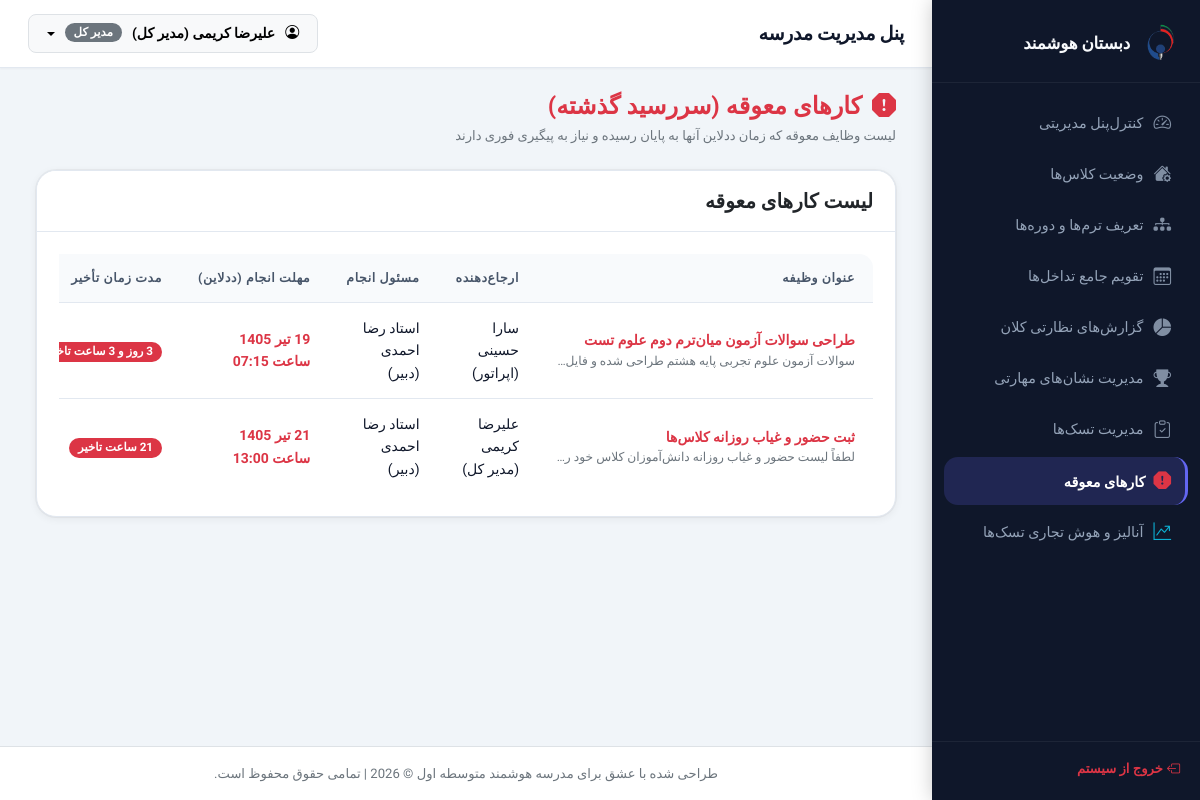
The app's page /overdue_tasks.php (signed in) with its own data.
### tables this page shows
CREATE TABLE `tasks` (
  `id` int(11) NOT NULL,
  `template_id` int(11) DEFAULT NULL,
  `title` varchar(255) NOT NULL,
  `description` text DEFAULT NULL,
  `created_by` int(11) NOT NULL,
  `assigned_to` int(11) NOT NULL,
  `task_type` enum('routine','custom') NOT NULL,
  `priority` enum('normal','urgent','critical') DEFAULT 'normal',
  `status` enum('todo','in_progress','done') DEFAULT 'todo',
  `deadline` datetime NOT NULL,
  `attachment_path` varchar(255) DEFAULT NULL,
  `timer_seconds` int(11) DEFAULT 0,
  `timer_last_started` datetime DEFAULT NULL,
  `is_timer_running` tinyint(4) DEFAULT 0,
  `created_at` timestamp NOT NULL DEFAULT current_timestamp(),
  `updated_at` timestamp NOT NULL DEFAULT current_timestamp() ON UPDATE current_timestamp()
);

CREATE TABLE `users` (
  `id` int(11) NOT NULL,
  `national_code` varchar(10) NOT NULL,
  `username` varchar(50) NOT NULL,
  `password` varchar(255) NOT NULL,
  `role` enum('student','teacher','parent','operator','admin') NOT NULL,
  `full_name` varchar(100) NOT NULL,
  `email` varchar(100) DEFAULT NULL,
  `phone` varchar(11) DEFAULT NULL,
  `status` tinyint(4) DEFAULT 1,
  `created_at` timestamp NOT NULL DEFAULT current_timestamp(),
  `avatar_path` varchar(255) DEFAULT NULL
);

### config/helpers.php (called while the page is built, shortened)
<?php
function get_role_fa($role) {
    switch ($role) {
        case 'admin':
            return 'مدیر کل';
        case 'teacher':
            return 'دبیر';
    }
}
function to_shamsi($gregorian_date_str) {
    $timestamp = strtotime($gregorian_date_str);
    $months = [
        1 => "فروردین", 2 => "اردیبهشت", 3 => "خرداد", 4 => "تیر", 5 => "مرداد", 6 => "شهریور",
        7 => "مهر", 8 => "آبان", 9 => "آذر", 10 => "دی", 11 => "بهمن", 12 => "اسفند"
    ];
    $gy = date('Y', $timestamp);
    $gm = date('n', $timestamp);
    $gd = date('j', $timestamp);
    $jalali = gregorian_to_jalali_array($gy, $gm, $gd);
    return $jalali['d'] . ' ' . $months[$jalali['m']] . ' ' . $jalali['y'];
}
function gregorian_to_jalali_array($gy, $gm, $gd) {
    $g_d_m = [0, 31, 59, 90, 120, 151, 181, 212, 243, 273, 304, 334];
    $gy = (int)$gy;
    $gm = (int)$gm;
    $gd = (int)$gd;
    if ($gy > 1600) {
        $jy = 979;
        $gy -= 1600;
    } else {
        $jy = 0;
        $gy -= 621;
    }
    $gy2 = ($gm > 2) ? ($gy + 1) : $gy;
    $days = (365 * $gy) + (int)(($gy2 + 3) / 4) - (int)(($gy2 + 99) / 100) + (int)(($gy2 + 399) / 400) - 80 + $gd + $g_d_m[$gm - 1];
    $jy += 33 * (int)($days / 12053);
    $days %= 12053;
    $jy += 4 * (int)($days / 1461);
    $days %= 1461;
    $jy += (int)(($days - 1) / 365);
    if ($days > 365) {
        $days = ($days - 1) % 365;
    }
    if ($days < 186) {
        $jm = 1 + (int)($days / 31);
        $jd = 1 + ($days % 31);
    } else {
        $jm = 7 + (int)(($days - 186) / 30);
        $jd = 1 + (($days - 186) % 30);
    }
    return ['y' => $jy, 'm' => $jm, 'd' => $jd];
}
?>

### overdue_tasks.php (the view, shortened to what this page needs)
<?php
require_once 'includes/header.php';
$userRole = $currentUser['role'];
try {
    if ($userRole === 'admin' || $userRole === 'operator') {
        $stmt = $pdo->prepare("SELECT t.*,
            u_creator.full_name as creator_name,
            u_assignee.full_name as assignee_name, u_assignee.role as assignee_role
            FROM `tasks` t
            JOIN `users` u_creator ON t.created_by = u_creator.id
            JOIN `users` u_assignee ON t.assigned_to = u_assignee.id
            WHERE t.status != 'done' AND t.deadline < NOW()
            ORDER BY t.deadline ASC");
        $stmt->execute();
    }
    $overdueList = $stmt->fetchAll();
} catch (PDOException $e) {
    die("خطا در واکشی کارهای معوقه: " . $e->getMessage());
}
?>
<div class="container-fluid">
    <div class="d-flex justify-content-between align-items-center mb-4">
        <div>
            <h4 class="fw-bold mb-1 text-danger"><i class="bi bi-exclamation-octagon-fill text-danger me-1"></i> کارهای معوقه (سررسید گذشته)</h4>
            <p class="text-secondary small mb-0">لیست وظایف معوقه که زمان ددلاین آنها به پایان رسیده و نیاز به پیگیری فوری دارند</p>
        </div>
    </div>
    <div class="card border-0 shadow-sm rounded-3 border-top border-4 border-danger">
        <div class="card-header bg-white py-3">
            <h5 class="fw-bold mb-0 text-dark">لیست کارهای معوقه</h5>
        </div>
        <div class="card-body p-0">
            <?php if (empty($overdueList)): ?>
                <div class="text-center py-5">
                    <i class="bi bi-check-circle-fill text-success fs-1 mb-2"></i>
                    <p class="text-secondary mb-0 fw-bold">تبریک! هیچ کار معوقه‌ای در سیستم وجود ندارد.</p>
                </div>
            <?php else: ?>
                <div class="table-responsive">
                    <table class="table custom-table mb-0">
                        <thead>
                            <tr>
                                <th>عنوان وظیفه</th>
                                <th>ارجاع‌دهنده</th>
                                <th>مسئول انجام</th>
                                <th>مهلت انجام (ددلاین)</th>
                                <th>مدت زمان تأخیر</th>
                            </tr>
                        </thead>
                        <tbody>
                            <?php foreach ($overdueList as $t):
                                $deadlineTime = strtotime($t['deadline']);
                                $delaySeconds = time() - $deadlineTime;
                                $delayDays = floor($delaySeconds / 86400);
                                $delayHours = floor(($delaySeconds % 86400) / 3600);
                                $delayText = "";
                                if ($delayDays > 0) {
                                    $delayText .= $delayDays . " روز و ";
                                }
                                $delayText .= $delayHours . " ساعت تاخیر";
                            ?>
                                <tr class="table-danger-subtle">
                                    <td>
                                        <span class="fw-bold text-danger"><?= htmlspecialchars($t['title']) ?></span>
                                        <small class="text-secondary d-block text-truncate" style="max-width: 300px;"><?= htmlspecialchars($t['description']) ?></small>
                                    </td>
                                    <td><?= htmlspecialchars($t['creator_name']) ?></td>
                                    <td><?= htmlspecialchars($t['assignee_name']) ?> (<?= get_role_fa($t['assignee_role']) ?>)</td>
                                    <td><span class="text-danger fw-bold"><?= to_shamsi($t['deadline']) ?> ساعت <?= date('H:i', $deadlineTime) ?></span></td>
                                    <td><span class="badge bg-danger"><?= $delayText ?></span></td>
                                </tr>
                            <?php endforeach; ?>
                        </tbody>
                    </table>
                </div>
            <?php endif; ?>
        </div>
    </div>
</div>
<?php require_once 'includes/footer.php'; ?>

### assets/css/style.css (style rules this page uses)
:root { --sidebar-bg: #0F172A; --sidebar-hover: rgba(99, 102, 241, 0.12); --sidebar-text: #94A3B8; --sidebar-active-text: #FFFFFF; --sidebar-active-bg: rgba(99, 102, 241, 0.2); --sidebar-active-border:#6366F1; --sidebar-width: 268px; --body-bg: #F1F5F9; --card-bg: #FFFFFF; --card-bg-alt: #F8FAFC; --text-primary: #0F172A; --text-secondary: #475569; --text-muted: #94A3B8; --primary: #6366F1; --primary-hover: #4F46E5; --primary-light: rgba(99, 102, 241, 0.1); --primary-subtle: #EEF2FF; --accent: #F97316; --accent-hover: #EA6C00; --accent-light: rgba(249, 115, 22, 0.1); --success: #10B981; --success-light: rgba(16, 185, 129, 0.1); --danger: #EF4444; --danger-light: rgba(239, 68, 68, 0.1); --warning: #F59E0B; --warning-light: rgba(245, 158, 11, 0.1); --info: #3B82F6; --info-light: rgba(59, 130, 246, 0.1); --border: #E2E8F0; --border-strong: #CBD5E1; --shadow-xs: 0 1px 2px rgba(0,0,0,.04); --shadow-sm: 0 2px 8px rgba(0,0,0,.06), 0 0 0 1px rgba(0,0,0,.04); --shadow-md: 0 4px 16px rgba(0,0,0,.08), 0 0 0 1px rgba(0,0,0,.04); --shadow-lg: 0 8px 32px rgba(0,0,0,.10), 0 0 0 1px rgba(0,0,0,.04); --shadow-clay: 4px 4px 0px rgba(99,102,241,.18), 0 4px 16px rgba(99,102,241,.12); --radius-sm: 8px; --radius-md: 14px; --radius-lg: 20px; --radius-xl: 28px; --radius-pill: 999px; --ease: cubic-bezier(0.25, 0.8, 0.25, 1); --transition: 0.22s var(--ease); }
*, *::before, *::after { box-sizing: border-box; }
html { scroll-behavior: smooth; }
body { font-family: 'Vazirmatn', system-ui, sans-serif; background-color: var(--body-bg); color: var(--text-primary); direction: rtl; overflow-x: hidden; -webkit-font-smoothing: antialiased; font-size: 15px; line-height: 1.6; }
.card { border-radius: var(--radius-lg) !important; border: 1px solid var(--border) !important; box-shadow: var(--shadow-sm) !important; transition: box-shadow var(--transition), transform var(--transition); overflow: hidden; }
.card-header { background-color: var(--card-bg) !important; border-bottom: 1px solid var(--border) !important; padding: 18px 22px !important; }
.card-body { padding: 22px !important; }
.custom-table { border-radius: var(--radius-md); overflow: hidden; background-color: var(--card-bg); width: 100%; border-collapse: separate; border-spacing: 0; }
.custom-table thead th { background-color: var(--card-bg-alt); color: var(--text-secondary); font-weight: 600; font-size: 0.78rem; text-transform: uppercase; letter-spacing: 0.6px; border-bottom: 1px solid var(--border); padding: 14px 18px; white-space: nowrap; }
.custom-table tbody td { padding: 14px 18px; border-bottom: 1px solid var(--border); vertical-align: middle; color: var(--text-primary); font-size: 0.875rem; transition: background var(--transition); }
.custom-table tbody tr:last-child td { border-bottom: none; }
.badge { font-family: 'Vazirmatn', sans-serif; font-weight: 600; font-size: 0.73rem; padding: 4px 9px; border-radius: var(--radius-pill); letter-spacing: 0; }
.container-fluid { animation: fadeInUp 0.25s var(--ease); }

### records on screen
tasks: title "طراحی سوالات آزمون میان‌ترم دوم علوم تست", created_by.full_name "سارا حسینی (اپراتور)", assigned_to.full_name "استاد رضا احمدی", assigned_to.role "دبیر", deadline "19 تیر 1405", deadline "07:15", deadline "3 روز و 3 ساعت…"
tasks: title "ثبت حضور و غیاب روزانه کلاس‌ها", created_by.full_name "علیرضا کریمی (مدیر کل)", assigned_to.full_name "استاد رضا احمدی", assigned_to.role "دبیر", deadline "21 تیر 1405", deadline "13:00", deadline "21 ساعت تاخیر"

### other values on screen
$currentUser['full_name'] "علیرضا کریمی (مدیر کل)"
get_role_fa($currentUser['role']) "مدیر کل"
